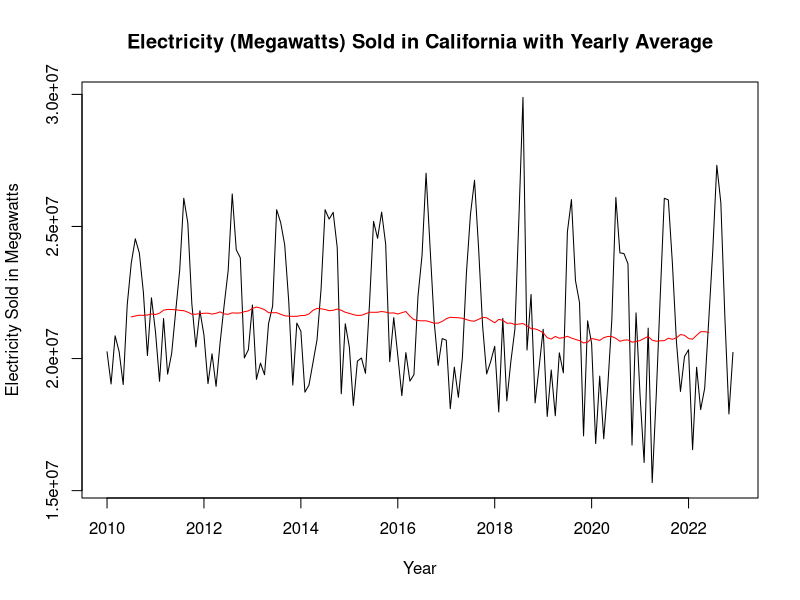
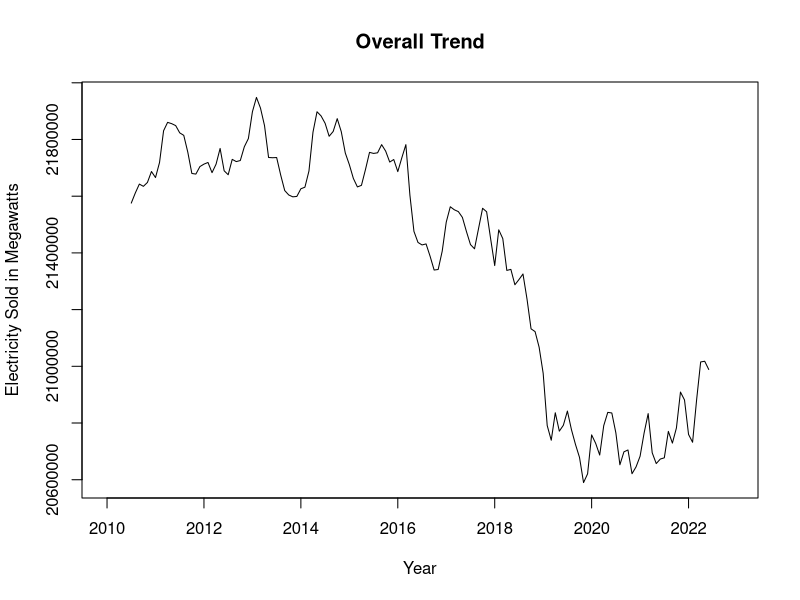
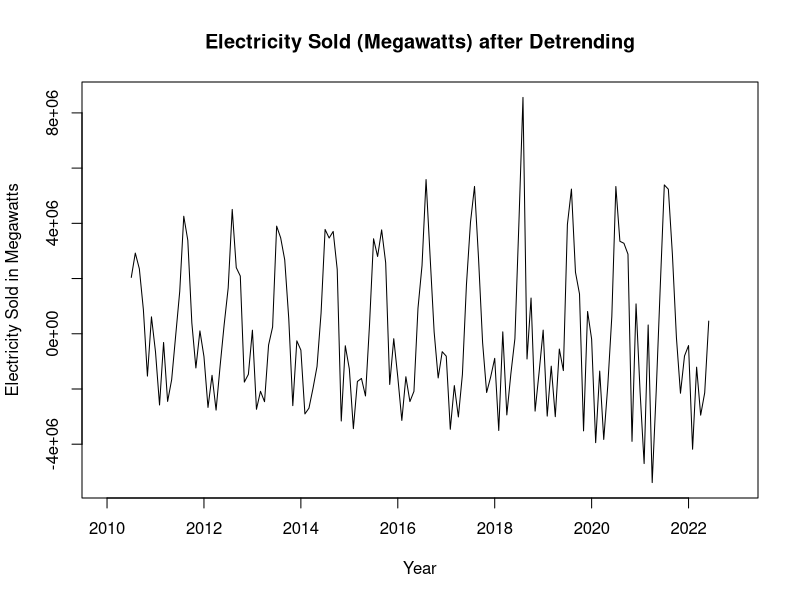
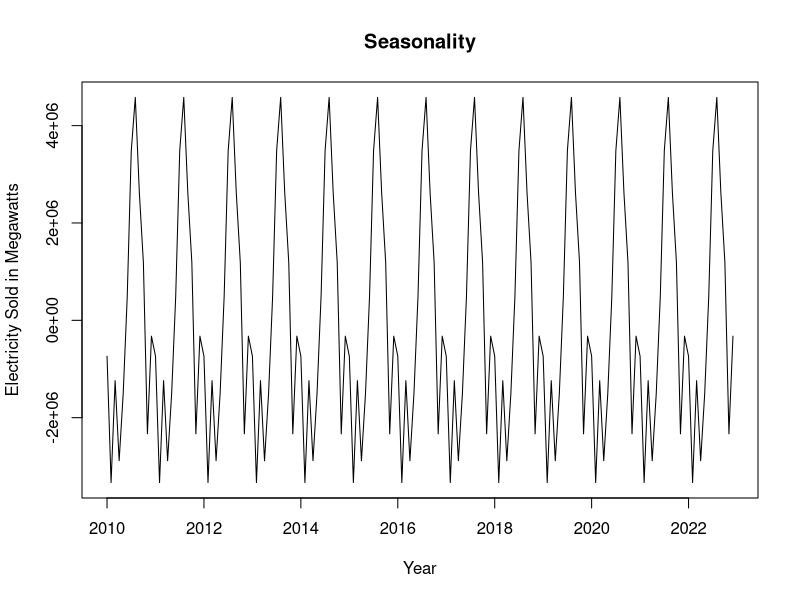
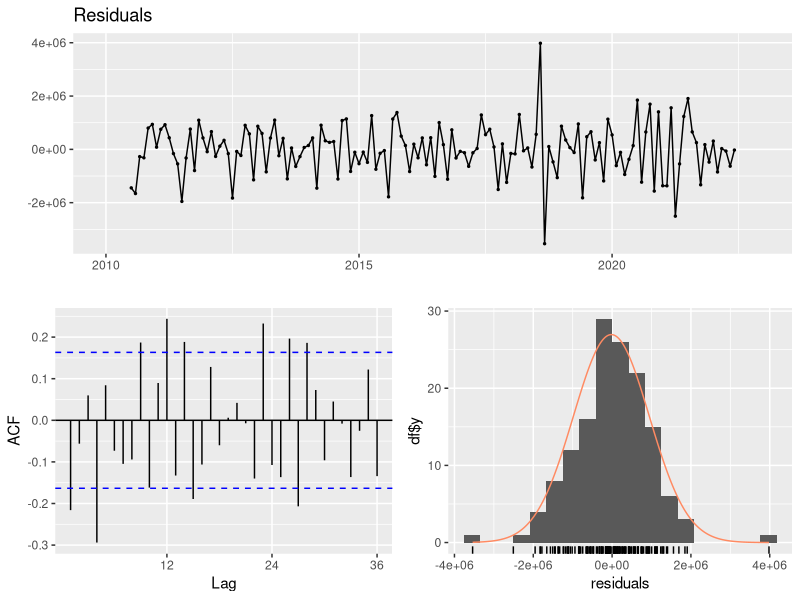
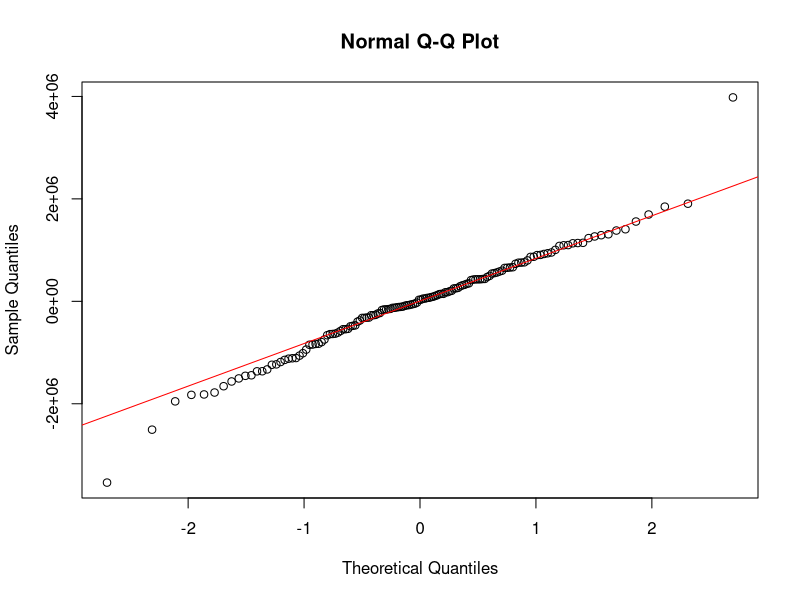
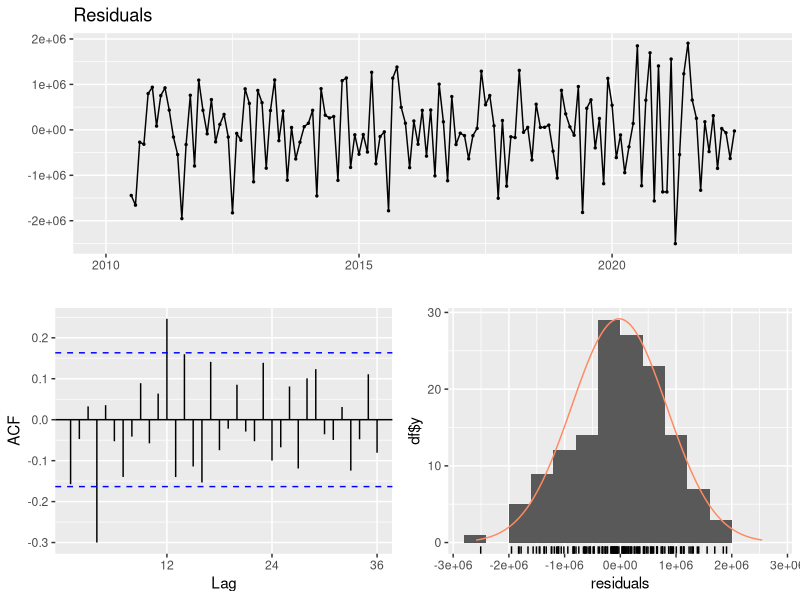

R code for these plots, in order: (Note: this script raises an error after producing the figures.)
## ---- chunk 1
knitr::opts_chunk$set(echo = TRUE)

path <- "/Users/alisonwong/git/electricity-time-series"
knitr::opts_knit$set(root.dir = path)
setwd(path)
## ---- chunk 2
# Load Packages 
library(tidyverse)
library(forecast)
library(lmtest)
## ---- chunk 3
# Read data 
energy <- read.csv("energy-ca.csv")

# Subset data to select columns we need: Year, Month, State, Megawatts (sold)
energy_df <- subset(energy, select = c("X", "X.1", "X.2", "X.16"))
energy_df <- energy_df[-c(1,2),] # remove first two rows (unnecessary as these rows were the result of a small issue when importing the file)

# Add column names
colnames(energy_df) <- c("Year", "Month", "State", "Megawatts")
table(grepl("CA", energy_df$State)) # check the amount of times in which "CA" appears in the "X.2" column which corresponds to the respective state

# Subset data to select California 
energy_df <- energy_df[energy_df$State == "CA",]

# Get rid of empty rows
row.names(energy_df) <- NULL

# Check the amount of times in which the State column equals "CA". Since this number, 158, matches with the earlier number, we have support to say no important data was lost
table(grepl("CA", energy_df$State))
## ---- chunk 4
# Change to integers
energy_df$Year <- as.integer(energy_df$Year)
energy_df$Month <- as.integer(energy_df$Month)
energy_df$Megawatts <- as.integer(gsub(",", "", energy_df$Megawatts))

# Arrange energy_df in ascending order of time
energy_df <- energy_df %>%
  arrange(Year, Month)
head(energy_df)

# Remove the 2023 year as only Jan and Feb data is present
energy_df <- energy_df[energy_df$Year != 2023,]

# Time series objedct
energy_ts <- ts(energy_df[,4], start= 2010, frequency = 12)
## ---- chunk 5
# Get overall trend by moving average window of 12
decomp <- decompose(energy_ts, type = "additive")
m_t <- decomp$trend

ts.plot(energy_ts,
        xlab = "Year",
        ylab = "Electricity Sold in Megawatts",
        main = "Electricity (Megawatts) Sold in California with Yearly Average")
lines(m_t, col = "red")
## ---- chunk 6
# Overall trend
ts.plot(m_t,
        xlab = "Year",
        ylab = "Electricity Sold in Megawatts",
        main = "Overall Trend")

# Detrend only
detrend <- energy_ts - m_t
## ---- chunk 7
# Plot new time series that clearly exposes seasonality
ts.plot(detrend,
        xlab = "Year",
        ylab = "Electricity Sold in Megawatts",
        main = "Electricity Sold (Megawatts) after Detrending")

# Get seasonality
s_t <- decomp$seasonal
ts.plot(s_t, xlab = "Year", ylab = "Electricity Sold in Megawatts", main = "Seasonality")
## ---- chunk 8
# Decomposed time series by detrending and deseasonalizing
# Extract residuals
z_t <- energy_ts - m_t - s_t

# Plot time series, ACF, histogram, QQ-plot of white noise
checkresiduals(z_t)
qqnorm(z_t)
qqline(z_t, col = "red")
## ---- chunk 9
# Jan 2010 - Jul 2018
df1 <- energy_df[1:103,]
df1_ts <- ts(df1[,4], start= 2010, frequency = 12)

# Oct 2018 - Dec 2022
df2 <- energy_df[106:156,]
df2_ts <- ts(rev(df2[,4]), start= c(2018, 10), frequency = 12) # reversed order - have to reverse back 

# Decompose both ts
decom_df1 <- decompose(df1_ts, type = "additive")
decom_df2 <- decompose(df2_ts, type = "additive")
## ---- chunk 10
find_arima <- function(residuals, p_values, d_values, q_values) {
  
  aic_matrix <- matrix(NA, nrow = length(p_values), ncol = length(q_values))
  
  # Loop over all combinations of p, d, and q values
  for (i in 1:length(p_values)) {
    for (j in 1:length(d_values)) {
      for (k in 1:length(q_values)) {
        # Fit the ARMA model with current p, d, q values
        arma_model <- arima(decom_df1$random, order = c(p_values[i], d_values[j], q_values[k]))
      
        # Calculate the AIC value for the current model
        aic <- AIC(arma_model)
      
        # Store the AIC value in the matrix
        aic_matrix[i, k] <- aic
      }
    }
  }
  
  print(aic_matrix)
  
  # Find the indices of the minimum AIC value in the matrix
  min_indices <- which(aic_matrix == min(aic_matrix), arr.ind = TRUE)

  # Extract the corresponding p, d, q values with the minimum AIC
  best_p <- p_values[min_indices[, 1]]
  best_d <- d_values[min_indices[, 2]]
  best_q <- q_values[min_indices[, 2]]
  
  # Print the best p, d, q values
  cat("Best p:", best_p, "\n")
  cat("Best d:", best_d, "\n")
  cat("Best q:", best_q, "\n")
  cat("AIC:", min(aic_matrix), "\n")
}

# Define the range of values to consider for p, d, and q
p_values <- 0:8
d_values <- 0
q_values <- 0:8
## ---- chunk 11
find_arima(decom_df1$random, p_values, d_values, q_values)
find_arima(decom_df2$random, p_values, d_values, q_values)

arma1 <- arima(decom_df1$random, order = c(4, 0, 4))
arma2 <- arima(decom_df2$random, order = c(4, 0, 4))
## ---- chunk 12
# Forecast the residuals w/ ARMA(5,6)
forecast_zt <- predict(arma1, n.ahead = 2)$pred

# Backcast the residuals w/ ARMA(5,6)
backcast_zt <- rev(predict(arma2, n.ahead = 2)$pred) # reverse to get Aug & Sept 2018 values

# Average
avg_zt <- (forecast_zt + backcast_zt)/2
avg_zt 
## ---- chunk 13
# Indices and vaalues to replace
indices <- c(104, 105)
new_values <- c(avg_zt)
z_t[indices] <- new_values
## ---- chunk 14
checkresiduals(z_t)

# Augmented Dickey–Fuller test for stationarity
adf.test(z_t[7:150]) # since we used the two-sided MA, the first 6 and last 6 points are NA
## ---- chunk 15
find_arima(z_t, p_values, d_values, q_values)

# Fit an ARMA model to the residuals
arma_model <- arima(z_t, order = c(4, 0, 4))
arma_model
## ---- chunk 16
# White Noise
acf(arma_model$residuals, na.action=na.pass)
pacf(arma_model$residuals, na.action=na.pass)

# Normality
qqnorm(arma_model$residuals) # Heavy tail
qqline(arma_model$residuals, col = "red")
## ---- chunk 17
Box.test(arma_model$residuals, type = "Ljung-Box")
## ---- chunk 18
coeftest(arma_model)
#AR - drop 2

# drop in formula
## ---- chunk 19
zt_2023 <- predict(arma_model, n.ahead = 24)

# Plot the time series (with 2022) with the 2022 forecast and 95% prediction intervals
plot(z_t, xlim = c(2010, 2027),
     main = "Time series predictions from 2022 to 2026")

points(zt_2023$pred, type = "l", col = 2, lwd = 2)
points(zt_2023$pred - 2*zt_2023$se, type = "l", col = "blue", lty = 2, lwd = 0.2)
points(zt_2023$pred + 2*zt_2023$se, type = "l", col = "blue", lty = 2, lwd = 0.2)
legend("topleft", lty=1, bty = "n", col=c("red","black"), c("predicted values","actual values"))
## ---- chunk 20
Yt <- zt_2023$pred + m_t[145:156] + s_t[145:156]
Yt
# how to predict m_t and s_t???????
## ---- chunk 21
spectrum()
## ---- chunk 22
# Calculate prediction error
#accuracy(predict_AR$pred, energy_ts[145:156])
